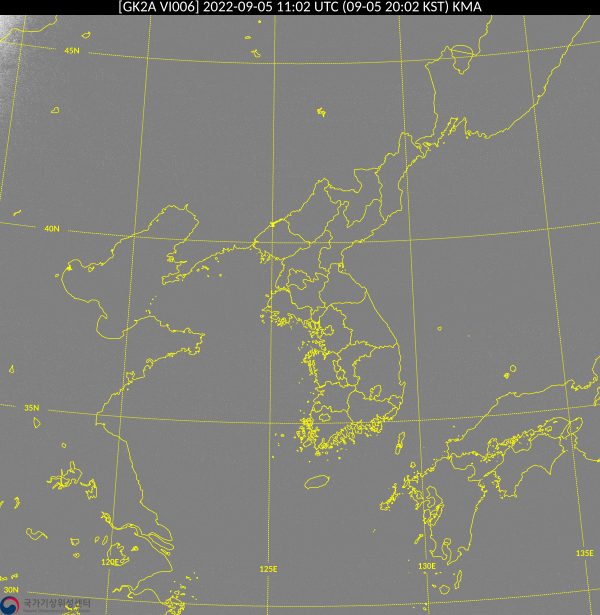
#> input picture resources/gasimap.png, 600 x 615 px
$ python main.py
#> lines starting #> are read from the running program, lines starting #| are printed output that depends on the picture
### area_detection.py
import cv2 as cv
from collections import deque

# 심야시간대의 가시영상 불러옴
original_image = cv.imread('./resources/gasimap.png')
#> original_image is the input picture: shape (615, 600, 3); mean B, G, R 123, 129.7, 129.7
# 전처리(한반도 영역 추출 > Grayscale변환 > 문턱값을 적용한 이진화)
south_korea = original_image[290:500, 250:500].copy()
gray_south_korea = cv.cvtColor(south_korea, cv.COLOR_BGR2GRAY)
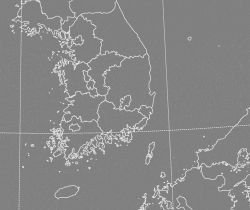
#> gray_south_korea: shape (210, 250); min 128, max 226, mean 134.2
maxValue = 255
thresh = 150
th, binary_south_korea = cv.threshold(gray_south_korea, thresh, maxValue, cv.THRESH_BINARY)
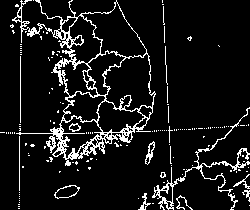
#> binary_south_korea: shape (210, 250); 9.3% white in thin lines or dots
#> th = 150

# 이진화된 한반도이미지의 가로X세로 크기를 가져옴(고정값)
width, height = binary_south_korea.shape
#> width = 210; height = 250

visited = [[False for j in range(height)] for i in range(width)]
area_info = {(78, 40): '서울특별시', (89, 43): '경기도', (116, 31): '강원도', (127, 79): '경상북도', (125, 101): '대구광역시',
             (145, 111): '울산광역시', (116, 118): '경상남도', (99, 66): '충청북도', (74, 78): '충청남도', (87, 79): '세종특별자치시',
             (90, 84): '대전광역시', (83, 107): '전라북도', (79, 138): '전라남도', (142, 123): '부산광역시', (74, 128): '광주광역시',
             (189, 39): '경상북도 울릉군', (66, 192): '제주특별자치도'}
area_list = {}


def bfs(binary_south_korea, start, visited):
    global area_info
    area = []
    area_name = 'None'
    queue = deque([start])
    area.append(start)
    visited[start[0]][start[1]] = True
    while queue:
        v = queue.popleft()
        # 상하좌우 검색
        for y, x in [[v[0] - 1, v[1]], [v[0] + 1, v[1]], [v[0], v[1] - 1], [v[0], v[1] + 1]]:
            # 판에서 안벗어나는지 확인
            if 0 <= y and y < width and 0 <= x and x < height:
                if not visited[y][x]:
                    # 같은 종류의 타일인지 확인
                    if binary_south_korea[v[0], v[1]] == binary_south_korea[y, x]:
                        visited[y][x] = True
                        area.append([y, x])
                        queue.append([y, x])
                        if (x, y) in area_info:
                            area_name = area_info[(x, y)]
                            area_list[area_name] = area
    return area_name, area


check_detected_area = 0
for i in range(0, height):
    for j in range(0, width):
        if binary_south_korea[i, j] == 0 and visited[i][j] == False:
            start = [i, j]
            area_name, area = bfs(binary_south_korea, start, visited)
            if area_name != 'None':
                check_detected_area += 1
                # 출력부
                dst = south_korea.copy()
                for y, x in area:
                    dst[y, x] = [255, 255, 255]
                cv.imshow('dst', dst)
                cv.waitKey(0)
                print(area_name, ':', len(area))
        if check_detected_area == 17:
            break
    if check_detected_area == 17:
        break
#> after the loop, check_detected_area = 17
print(area_list)

### main.py
import cv2 as cv
from collections import deque
# 한반도 데이터 불러옴
from area_detection import area_list
# 한글 출력용
from PIL import ImageFont, ImageDraw, Image

# 가시영상과 적외영상(변수명 바꾸기)
gasi_image = cv.imread('./resources/gasi_1220_1200.png', cv.IMREAD_GRAYSCALE)
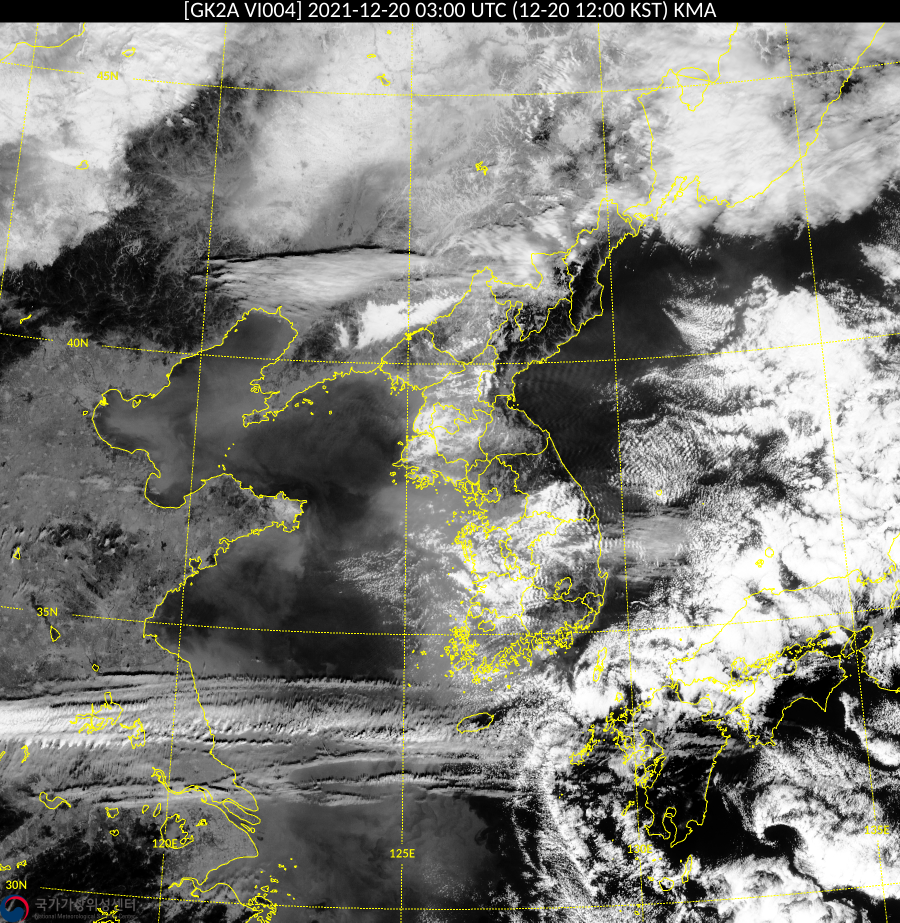
#> input picture resources/gasi_1220_1200.png, 1800 x 1845 px (shown at 1/2 size)
#> gasi_image: shape (1845, 1800); min 0, max 255, mean 128.1
dst = cv.resize(gasi_image, dsize=(0, 0), fx=0.5, fy=0.5, interpolation=cv.INTER_LINEAR)
#> dst: shape (922, 900)
gasi_image = dst
jukwae_image = cv.imread('./resources/jukwae_1220_1200.png', cv.IMREAD_GRAYSCALE)
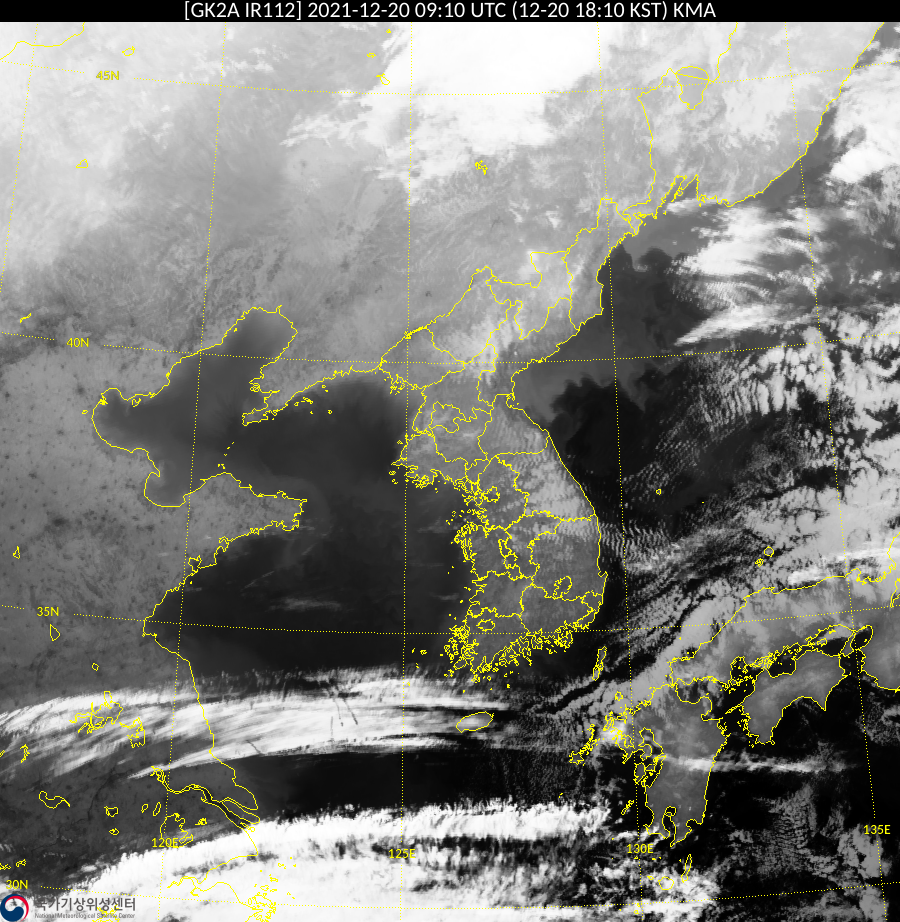
#> input picture resources/jukwae_1220_1200.png, 900 x 922 px
#> jukwae_image: shape (922, 900); min 0, max 255, mean 127.3

print('---------------')
print(gasi_image.shape, jukwae_image.shape)
# 결과 출력용 한반도 지도
map = cv.imread('./resources/map.png')
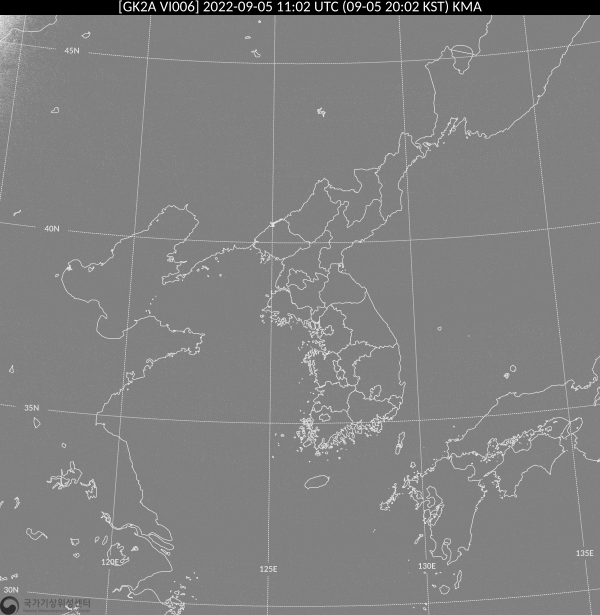
#> input picture resources/map.png, 600 x 615 px
#> map is the input picture: shape (615, 600, 3); min 0, max 255, mean 129
maxValue = 255
thresh = 150
th, map = cv.threshold(map, thresh, maxValue, cv.THRESH_BINARY)
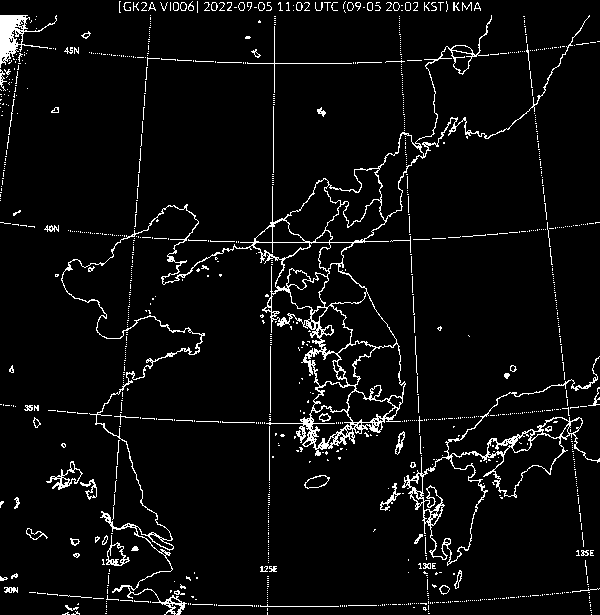
#> map: shape (615, 600, 3); 5% white in thin lines or dots
map = 255 - map
#> map: shape (615, 600, 3); 95% white; black in thin lines or dots

# 구름 이름
cloud_name_list = {'ww': '적란운', 'wg': '상층운', 'wb': '엷은 상층운', 'gw': '두꺼운 중층운',
                   'gg': '중층운', 'gb': '구름없음', 'bw': '하층운', 'bg': '안개',
                   'bb': '구름없음'}
cloud_color_list = {'ww': [255, 132, 58], 'wg': [160, 180, 23], 'wb': [97, 130, 124], 'gw': [105, 216, 173],
                    'gg': [235, 88, 0], 'gb': [223, 230, 247], 'bw': [40, 115, 110], 'bg': [205, 242, 228],
                    'bb': [255, 206, 176]}


# 구름의 종류 예측
def cloud(gasi_intensity, jukwae_intensity):
    cloud_info = ''
    if gasi_intensity > 214:
        cloud_info += 'w'
    elif gasi_intensity > 93.76:
        cloud_info += 'g'
    else:
        cloud_info += 'b'

    if jukwae_intensity > 163.96:
        cloud_info += 'w'
    elif jukwae_intensity > 64.12:
        cloud_info += 'g'
    else:
        cloud_info += 'b'

    cloud_name = cloud_name_list[cloud_info]
    cloud_color = cloud_color_list[cloud_info]

    return cloud_name, cloud_color


# 평균밝기 구하기
def mean_intensity(image):
    # cv.imshow('a', image)
    # cv.waitKey(0)
    pixel_area = area_list.get(key_area_name)
    intensity_sum = 0
    for x, y in pixel_area:
        print(x, y)
        intensity_sum += image[y + 290, x + 250]
    intensity = intensity_sum / len(pixel_area)
    print(intensity)
    return intensity


# main
text_y = 0
for key_area_name in area_list.keys():

    gasi_mean_intensity = mean_intensity(gasi_image)
    jukwae_mean_intensity = mean_intensity(jukwae_image)

    cloud_name, cloud_color = cloud(gasi_mean_intensity, jukwae_mean_intensity)

    # 시각화
    for x, y in area_list.get(key_area_name):
        map[x + 290, y + 250] = cloud_color
#> this loop made 17 passes
#> (gasi_mean_intensity, jukwae_mean_intensity, cloud_name, cloud_color) on passes 1 to 12: (99.11, 101.1, '중층운', [235, 88, 0]), (97.64, 132.3, '중층운', [235, 88, 0]), (83.97, 130.2, '안개', [205, 242, 228]), (26.5, 63.5, '구름없음', [255, 206, 176]), (94.36, 104.6, '중층운', [235, 88, 0]), (58.39, 55.24, '구름없음', [255, 206, 176]), (100.8, 139.8, '중층운', [235, 88, 0]), (128.8, 152.5, '중층운', [235, 88, 0]), (113, 129.6, '중층운', [235, 88, 0]), (113.8, 125.8, '중층운', [235, 88, 0]), (55, 47.97, '구름없음', [255, 206, 176]), (57.94, 60.54, '구름없음', [255, 206, 176])
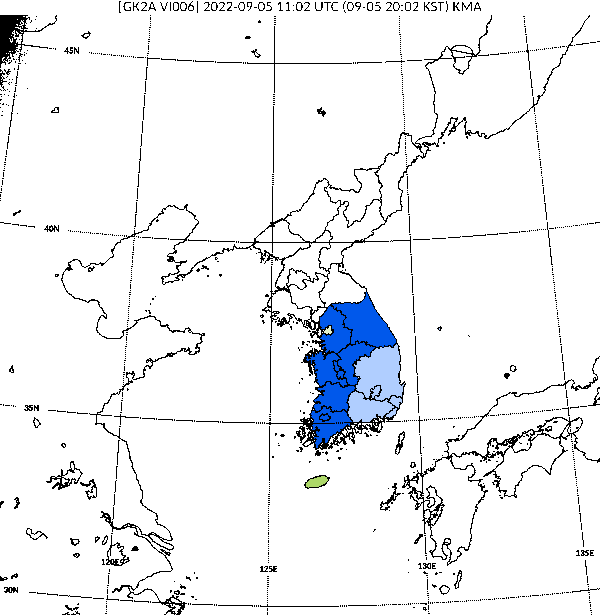
#> map: shape (615, 600, 3); mean B, G, R 242, 239.5, 237.9
cv.imshow('cloud information', map)
cv.waitKey(0)
